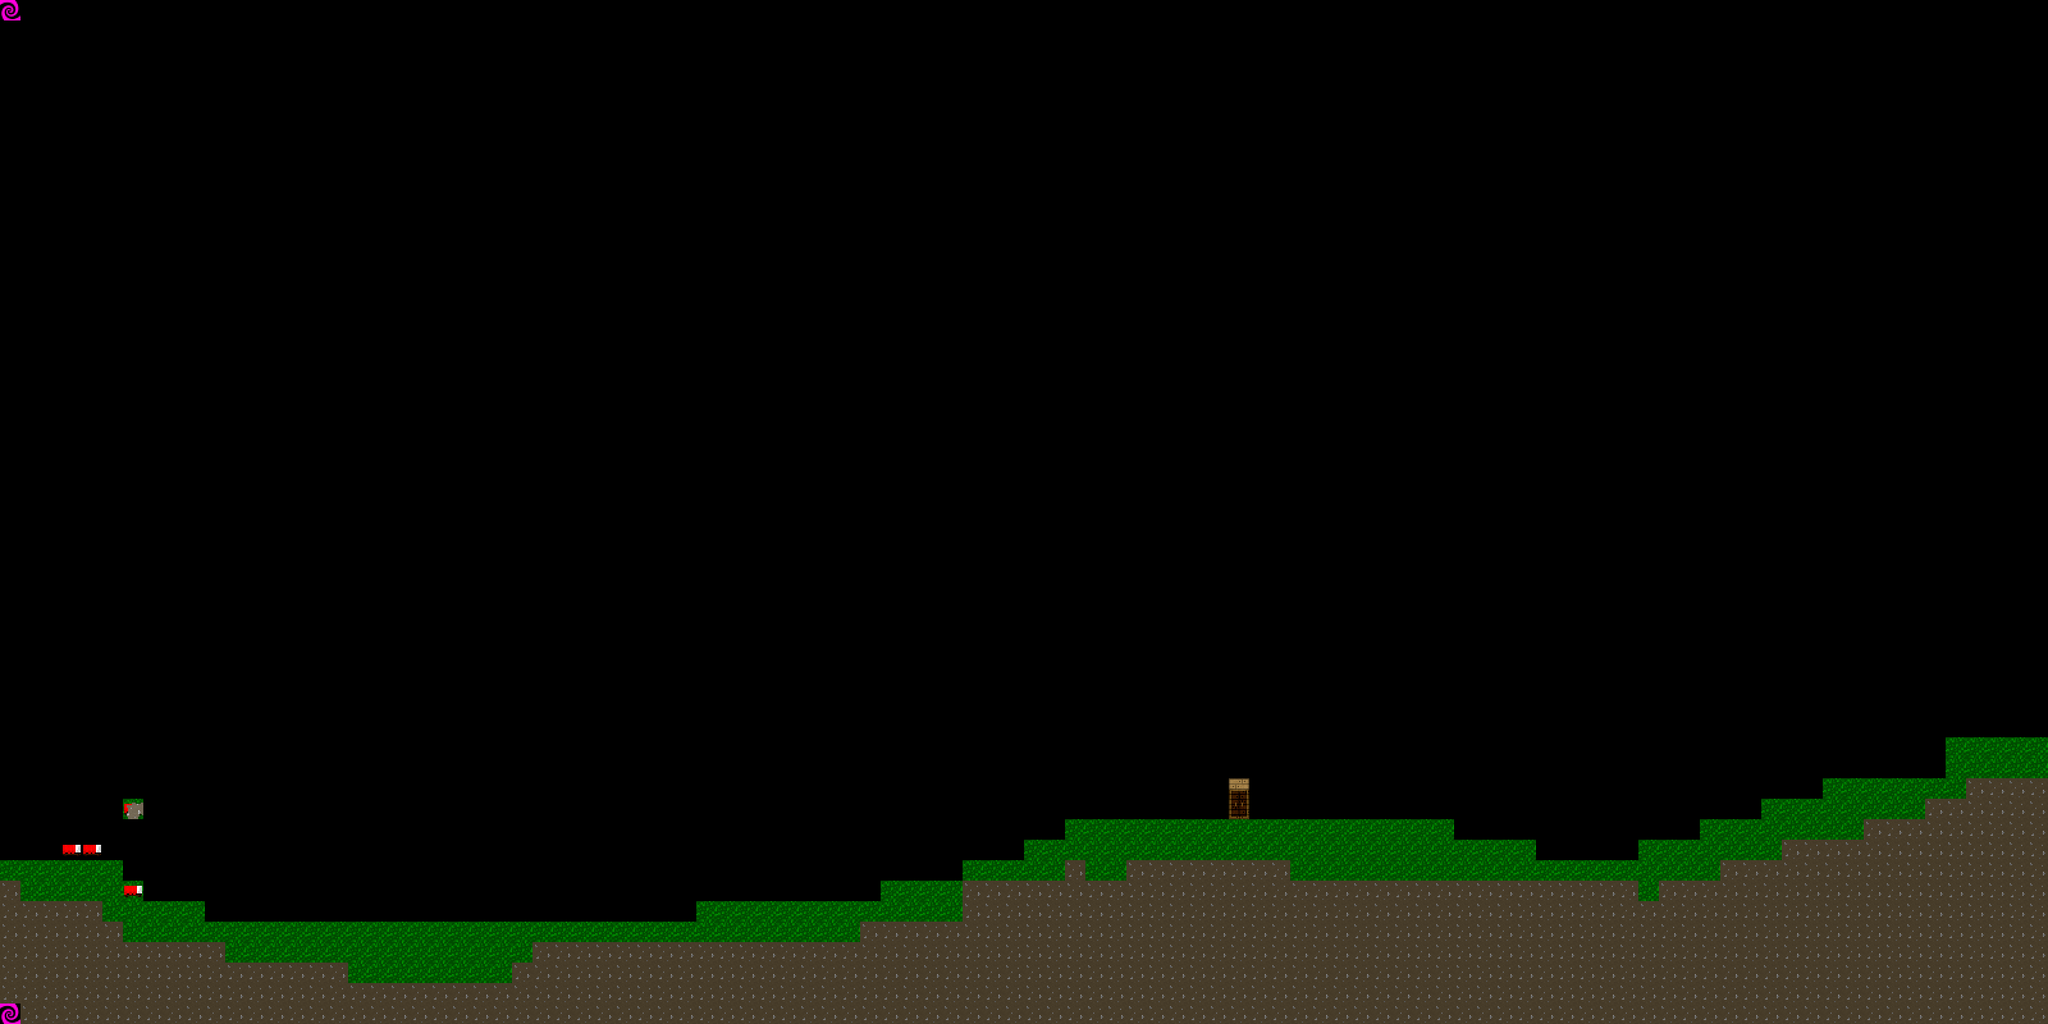

The image is a tile-based game level rendered from a .tmx file. Its description and source (layers, tilesets, objects; grid data summarised) follow:
An orthogonal 100x50 tile map with 32x32 px tiles, 4 tile layers (Tiles, Overlays, Third, Fourth) and 13 objects (10x c_mask, 2x Trigger, SpawnPoint).

<map version="1.2" tiledversion="1.2.4" orientation="orthogonal" renderorder="right-down" width="100" height="50" tilewidth="32" tileheight="32" infinite="0" nextlayerid="8" nextobjectid="81">
 <tileset firstgid="1" source="assets/blocks32.tsx" />
 <layer id="1" name="Tiles" width="100" height="50">
  <data>[5000 cells, 818 non-empty, 5 distinct tile ids]</data>
 </layer>
 <layer id="2" name="Overlays" width="100" height="50">
  <data>[5000 cells, 13 non-empty, 3 distinct tile ids]</data>
 </layer>
 <layer id="3" name="Third" width="100" height="50">
  <data>[5000 cells, 2 non-empty, 1 distinct tile ids]</data>
 </layer>
 <layer id="4" name="Fourth" width="100" height="50">
  <data>[5000 cells, 1 non-empty, 1 distinct tile ids]</data>
 </layer>
 <objectgroup color="#ff0000" id="6" name="Zones">
  <object id="76" name="Trigger Volume Test (load b20)" type="Trigger" x="832" y="1248" width="32" height="192">
   <properties>
    <property name="function" value="TestLoadTrigger" />
    <property name="player-only" value="true" />
    <property name="timer" value="-1" />
   </properties>
  </object>
  <object id="78" name="Trigger Volume Test (spawner)" type="Trigger" x="192" y="1344" width="224" height="96">
   <properties>
    <property name="function" value="TestSpawnTrigger" />
    <property name="player-only" value="true" />
    <property name="timer" value="50" />
   </properties>
  </object>
  <object id="80" name="SpawnPoint" type="SpawnPoint" x="32" y="1280">
   <point />
  </object>
 </objectgroup>
 <objectgroup color="#ff41ff" id="7" name="Collision">
  <object id="45" name="ground" type="c_mask" x="0" y="1344">
   <polyline points="0,0 192,0 256,64 384,96 416,64 416,32 448,32 448,-32 480,-32 512,96" />
  </object>
  <object id="54" name="ground" type="c_mask" x="544" y="1440">
   <polyline points="0,0 32,-32 64,0" />
  </object>
  <object id="55" name="groun" type="c_mask" x="512" y="1440">
   <polyline points="0,0 32,-32 32,0" />
  </object>
  <object id="56" name="ground" type="c_mask" x="618.25" y="1456.56">
   <polyline points="-10.25,-16.5625 179.5,-28.5 203,6.5 341,-43 389.5,-35 629.75,-48.5625" />
  </object>
  <object id="59" name="ground" type="c_mask" x="1248" y="1408">
   <polyline points="0,0 128,0 160,-32 256,-32 288,-64 352,-64 384,-96 416,-96 448,-128 992,-128 1024,-96 1120,-96 1152,-64 1312,-64 1344,-96 1408,-96 1440,-128 1504,-128 1536,-160 1600,-160 1632,-192 1792,-192 1824,-224 1856,-256 1952,-256" />
  </object>
  <object id="67" name="new ground?" type="c_mask" x="658.75" y="1314.75">
   <polyline points="-114.75,-34.75 138.75,113.25" />
  </object>
  <object id="70" name="left bound" type="c_mask" x="0" y="1344">
   <polyline points="0,0 0,-224" />
  </object>
  <object id="71" name="right bound" type="c_mask" x="3200" y="1152">
   <polyline points="0,0 0,-224" />
  </object>
  <object id="73" name="verticality test" type="c_mask" x="1088" y="1536">
   <polyline points="0,0 0,-160" />
  </object>
  <object id="74" name="slope test" type="c_mask" x="64" y="1312">
   <polyline points="0,0 352.25,-4.25" />
  </object>
 </objectgroup>
</map>
